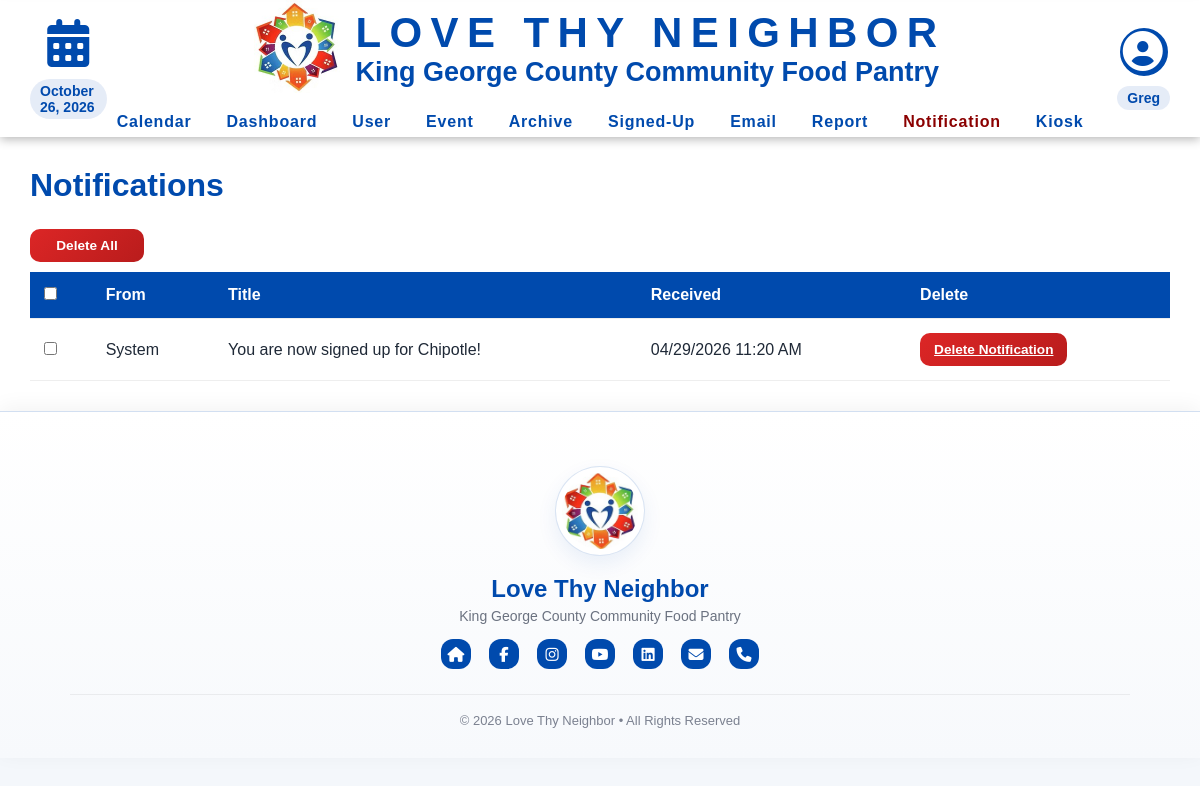
The app's page /inbox.php (signed in) with its own data.
### tables this page shows
CREATE TABLE `dbmessages` (
  `id` int NOT NULL AUTO_INCREMENT,
  `senderID` varchar(256) NOT NULL,
  `recipientID` varchar(256) NOT NULL,
  `title` varchar(256) NOT NULL,
  `body` text NOT NULL,
  `time` varchar(16) NOT NULL,
  `wasRead` tinyint(1) NOT NULL DEFAULT '0',
  `prioritylevel` tinyint NOT NULL DEFAULT '0',
  PRIMARY KEY (`id`)
);

### database/dbMessages.php (called while the page is built, shortened)
<?php
function get_user_unread_messages($userID) {
    $query = "select * from dbmessages
              where recipientID=? AND wasread = 0
              order by time DESC, id DESC";
    $connection = connect();
    $stmt = mysqli_prepare($connection, $query);
    mysqli_stmt_bind_param($stmt, "s", $userID);
    mysqli_stmt_execute($stmt);
    $result = mysqli_stmt_get_result($stmt);
    $messages = mysqli_fetch_all($result, MYSQLI_ASSOC);
    return $messages;
}
function get_user_read_messages($userID) {
    $query = "select * from dbmessages
              where recipientID=? AND wasread = 1
              order by time DESC, id DESC";
    $connection = connect();
    $stmt = mysqli_prepare($connection, $query);
    mysqli_stmt_bind_param($stmt, "s", $userID);
    mysqli_stmt_execute($stmt);
    $result = mysqli_stmt_get_result($stmt);
    $messages = mysqli_fetch_all($result, MYSQLI_ASSOC);
    return $messages;
}

### database/dbPersons.php (called while the page is built, shortened)
<?php
function get_name_from_id($id) {
    if ($id == 'vmsroot') {
        return 'System';
    }
    $query = "SELECT first_name, last_name FROM dbpersons WHERE id = ?";
    $connection = connect();
    $stmt = mysqli_prepare($connection, $query);
    mysqli_stmt_bind_param($stmt, "s", $id);
    mysqli_stmt_execute($stmt);
    $result = mysqli_stmt_get_result($stmt);
    $row = mysqli_fetch_assoc($result);
    return $row['first_name'] . ' ' . $row['last_name'];
}

### include/output.php (called while the page is built, shortened)
<?php
    function hsc($input) {
        return htmlspecialchars($input ?? '');
    }
    function time24hTo12h($time) {
        $tempTime = explode(':', $time);
        $hour = $tempTime[0];
        $minute = $tempTime[1];
        $hour = intval($hour);
        if ($hour < 12) {
            return hsc($hour . ':' . $minute . ' AM');
        } else if ($hour > 12) {
            $hour -= 12;
        }
        return hsc($hour . ':' . $minute . ' PM');
    }

### inbox.php (the view, shortened to what this page needs)
<!DOCTYPE html>
<html>
<head>
    <link rel="stylesheet" href="css/layoutInfo.css">
</head>
<body>
<?php require_once('header.php') ?>
<div class="page">
    <div class="main">
        <div class="page-header">
            <h1>Notifications</h1>
        </div>
        <?php
        require_once('database/dbMessages.php');
        require_once('database/dbPersons.php');
        require_once('include/output.php');
        $newMessages = get_user_unread_messages($userID);
        $oldMessages = get_user_read_messages($userID);
        $allMessages = array_merge($newMessages, $oldMessages);
        usort($allMessages, function($a, $b) {
            $timeComparison = strcmp($b['time'], $a['time']);
            if ($timeComparison !== 0) {
                return $timeComparison;
            }
            return intval($b['id']) - intval($a['id']);
        });
        $limit = 10;
        $page = isset($_GET['page']) ? (int)$_GET['page'] : 1;
        $page = max(1, $page);
        $offset = ($page - 1) * $limit;
        $paginatedMessages = array_slice($allMessages, $offset, $limit);
        ?>
        <?php if (count($allMessages) > 0): ?>
            <form id="bulkDeleteForm" action="deleteNotification.php" method="POST">
                <div class="top-bar">
                 <button type="submit" name="delete_all" class="cancel-btn" style="width:10%; margin-bottom: 10px;" onclick="return confirm('Are you sure you want to delete ALL notifications?');">Delete All</button>
                </div>
                <div class="table-wrapper">
                    <table class="general">
                        <thead>
                            <tr>
                                <th><input type="checkbox" id="selectAll"></th>
                                <th>From</th>
                                <th>Title</th>
                                <th>Received</th>
                                <th>Delete</th>
                            </tr>
                        </thead>
                        <tbody class="standout">
                            <?php
                                $id_to_name_hash = [];
                                foreach ($paginatedMessages as $message):
                                    $sender = $id_to_name_hash[$message['senderID']] ?? get_name_from_id($message['senderID']);
                                    $id_to_name_hash[$message['senderID']] = $sender;
                                    $messageID = $message['id'];
                                    $title = $message['title'];
                                    $timePacked = $message['time'];
                                    [$year, $month, $day, $clock] = explode('-', $timePacked);
                                    $time = time24hto12h($clock);
                                    $class = 'message';
                            ?>
                            <tr class="<?= $class ?>" data-message-id="<?= $messageID ?>">
                                <td><input type="checkbox" class="rowCheckbox" name="selected_messages[]" value="<?= $messageID ?>"></td>
                                <td><?= $sender ?></td>
                                <td><?= $title ?></td>
                                <td><?= "$month/$day/$year $time" ?></td>
                                <td>
                                    <a class="cancel-btn"
                                    href="deleteNotification.php?id=<?= $messageID ?>"
                                    onclick="return confirm('Are you sure you want to delete this message?');">
                                    Delete Notification
                                    </a>
                                </td>
                            </tr>
                            <?php endforeach; ?>
                        </tbody>
                    </table>
                </div>
            </form>
            <?php else: ?>
                <p class="no-messages standout">You currently have no notifications.</p>
            <?php endif; ?>
            </div>
            </div>
            <?php include 'footer.php'; ?>
</body>
</html>

### css/layoutInfo.css (style rules this page uses)
* { box-sizing: border-box; margin: 0; padding: 0; font-family: Arial, sans-serif; }
body { background: #f4f7fb; color: #1f2937; }
.page { display: flex; min-height: 100vh; }
.main { flex: 1; padding: 30px; }
.page-header { display: flex; justify-content: space-between; align-items: center; margin-bottom: 25px; }
.page-header h1 { color: rgb(0, 74, 173); }
table { width: 100%; border-collapse: collapse; }
thead { background: rgb(0, 74, 173); color: white; }
th, td { padding: 14px; border-bottom: 1px solid #eee; text-align: left; }
.page { display: flex; min-height: auto; }
.cancel-btn { display: inline-flex; align-items: center; justify-content: center; background: linear-gradient(135deg, #dc2626, #b91c1c); color: white; border: none; border-radius: 10px; padding: 9px 14px; font-size: 0.85rem; font-weight: 700; cursor: pointer; transition: 0.2s ease; }

### inbox.php (style rules this page uses)
.top-bar { display: flex; justify-content: space-between; align-items: center; }

### footer.php (style rules this page uses)
html, body { height: 100%; margin: 0; font-family: Arial, sans-serif; }

### records on screen
dbmessages: senderID "System", title "You are now signed up for Chipotle!", month "04", day "29", year "2026", time "11:20 AM"

### other values on screen
$firstName "Greg"
